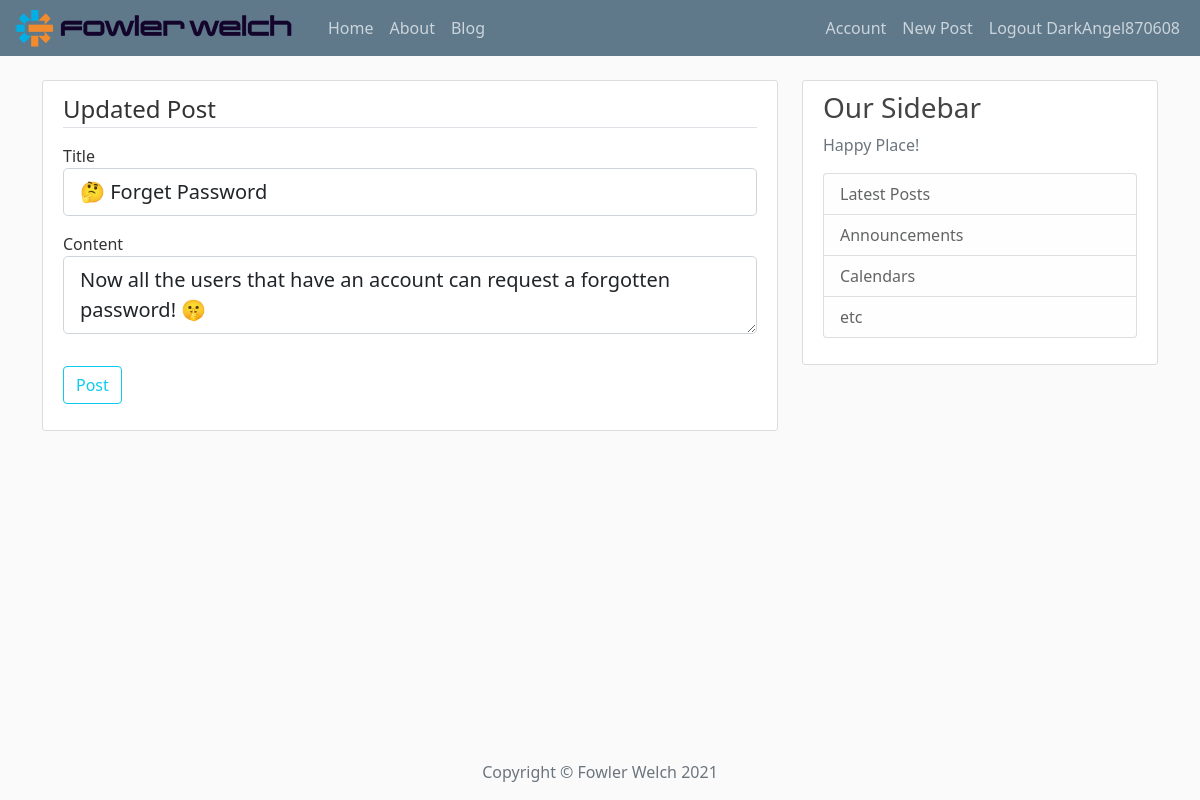
The app's page /post/2/update (signed in) with its own data.
### app/models.py (models this page shows, shortened)
class User(db.Model, UserMixin):
    id = db.Column(db.Integer, primary_key=True)
    username = db.Column(db.String(20), unique=True, nullable=False)
    email = db.Column(db.String(120), unique=True, nullable=False)
    image_file = db.Column(db.String(200), nullable=False, default='default.jpeg')
    password = db.Column(db.String(60), nullable=False)
    posts = db.relationship('Post', backref='author', lazy=True)

class Post(db.Model):
    id = db.Column(db.Integer, primary_key=True)
    title = db.Column(db.String(100), nullable=False)
    date_posted = db.Column(db.DateTime, nullable=False, default=datetime.utcnow)
    content = db.Column(db.Text, nullable=False)
    user_id = db.Column(db.Integer, db.ForeignKey('user.id'), nullable=False)

### app/routes.py (the view)
@app.route('/post/<int:post_id>/update', methods=['GET', 'POST'])
@login_required
def post_update(post_id):
    post = Post.query.get_or_404(post_id)
    if post.author != current_user:
        about(403)
    form = PostForm()
    if form.validate_on_submit():
        post.title = form.title.data
        post.content = form.content.data
        db.session.commit()
        flash('Your post has been updated!', 'success')
        return redirect(url_for('post', post_id=post_id))
    elif request.method == 'GET':
        form.title.data = post.title
        form.content.data = post.content
    return render_template('create_post.html', title='Update Post',
                           form=form, legend='Updated Post')

### app/forms.py
class PostForm(FlaskForm):
    title = StringField('Title', validators=[DataRequired()])
    content = TextAreaField('Content', validators=[DataRequired()])
    submit = SubmitField('Post')

### app/models.py (called while the page is built)
@login_manager.user_loader
def load_user(user_id):
    return User.query.get(int(user_id))

### app/templates/create_post.html (shortened to what this page needs)
{% extends 'client_template/base.html' %}
{% block content %}
<div class="content-section">
    <form action="" method="post">
        <fieldset class="mb-3">
            <legend class="border-bottom mb-3">{{ legend }}</legend>
            <div class="mb-3">
                {{ form.title.label(class="form-control-label") }}
                {% if form.title.errors %}
                    {{ form.title(class="form-control form-control-lg is-invalid") }}
                    <div class="invalid-feedback">
                        {% for error in form.title.errors %}
                            <span>{{ error }}</span>
                        {% endfor %}
                    </div>
                {% else %}
                    {{ form.title(class="form-control form-control-lg") }}
                {% endif %}
            </div>
            <div class="mb-3">
                {{ form.content.label(class="form-control-label") }}
                {% if form.content.errors %}
                    {{ form.content(class="form-control form-control-lg is-invalid") }}
                    <div class="invalid-feedback">
                        {% for error in form.content.errors %}
                            <span>{{ error }}</span>
                        {% endfor %}
                    </div>
                {% else %}
                    {{ form.content(class="form-control form-control-lg") }}
                {% endif %}
            </div>
        </fieldset>
        <div class="mb-3">
            {{ form.submit(class="btn btn-outline-info") }}
        </div>
    </form>
</div>
{% endblock content %}

### app/templates/client_template/navbar.html (shortened to what this page needs)
<header class="site-header">
  <nav class="navbar navbar-expand-lg navbar-dark bg-steel fixed-top">
    <div class="container-fluid">
      <a class="navbar-brand mr-2 py-lg-0" href="/">
          <img class="img-fluid me-2" src="{{ url_for('static', filename='images/logos_FW.jpeg') }}" alt="">
      </a>
      <div class="collapse navbar-collapse" id="navbarSupportedContent">
        <div class="navbar-nav">
          <li class="nav-item">
              <a class="nav-link" href="{{ url_for('home') }}">Home</a>
          </li>
          <li class="nav-item">
              <a class="nav-link" href="{{ url_for('about') }}">About</a>
          </li>
          <li class="nav-item">
              <a class="nav-link" href="{{ url_for('blog') }}">Blog</a>
          </li>
        </div>
        <div class="navbar-nav  ms-auto">
            {% if current_user.is_authenticated %}
                <li class="nav-item">
                   <a class="nav-link" href="{{ url_for('account') }}">Account</a>
                </li>
                 <li class="nav-item">
                   <a class="nav-link" href="{{ url_for('new_post') }}">New Post</a>
                </li>
                <a class="nav-item nav-link" href="{{ url_for('logout') }}">Logout {{ current_user.username }}</a>
            {% else %}
                <a class="nav-item nav-link" href="{{ url_for('login') }}">Login</a>
                <a class="nav-item nav-link" href="{{ url_for('register') }}">Register</a>
            {% endif %}
        </div>
      </div>
    </div>
  </nav>
</header>

### app/static/css/main.css (style rules this page uses)
body { background: #fafafa; color: #333333; margin-top: 5rem; }
.bg-steel { background-color: #5f788a; }
.site-header .navbar-nav .nav-link { color: #cbd5db; }
.content-section { background: #ffffff; padding: 10px 20px; border: 1px solid #dddddd; border-radius: 3px; margin-bottom: 20px; }
a { text-decoration: none; }

### records on screen
User: username "DarkAngel870608"
Post: title "🤔 Forget Password", content "Now all the users that have an account can request a forgotten password! 🤫"

### other values on screen
{{ legend }} "Updated Post"
{{ moment().format('YYYY') }} "2021"
